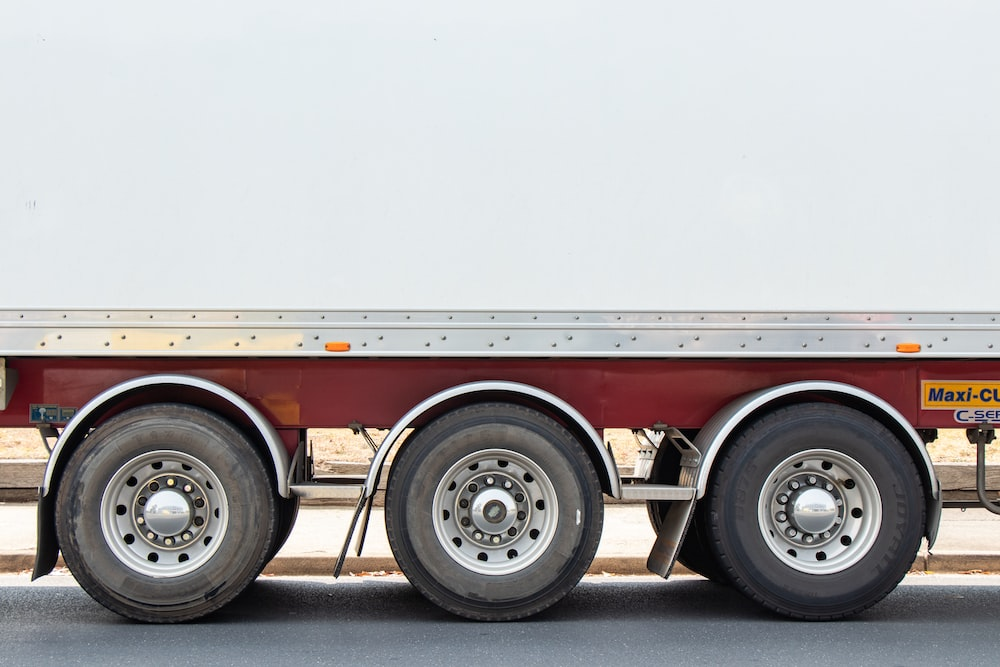
#> input picture 6lab_Hough_transform/images/circles_3.jfif, 1000 x 667 px
$ jupyter execute --allow-errors hough_find_circles.ipynb
#> lines starting #> are read from the running program, lines starting #| are printed output that depends on the picture; after the words box and inside, x2 and y2 are one past the last pixel; in counts of white or black regions, pixels touching at a corner belong together
[cell 1]
import cv2 as cv
import numpy as np
import matplotlib.pyplot as plt
import skimage

[cell 2]
# Read an image
img_path = "../images/"
img_name = "circles_3.jfif"
img = cv.imread(img_path + img_name, cv.IMREAD_GRAYSCALE)
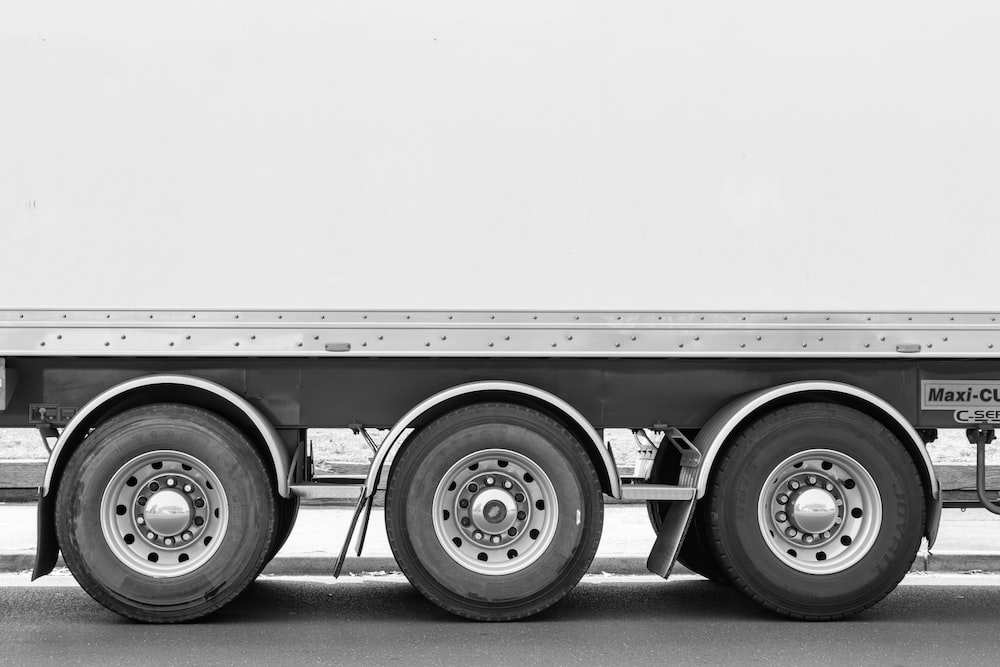
#> img: shape (667, 1000); min 0, max 255, mean 169.4
cv.imwrite(img_path + img_name.rpartition('.')[0] + "_grayscale.jpg", img)
img.shape
#> Out = (667, 1000)

[cell 3]
# Reduce the size of image
n_rows, n_cols = img.shape[:2]
#> n_rows = 667; n_cols = 1000
x_scale = 0.3
y_scale = 0.3
img = cv.resize(img, (int(n_cols * x_scale), int(n_rows * y_scale)), interpolation=cv.INTER_CUBIC)
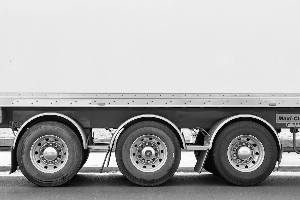
#> img: shape (200, 300); min 0, max 255, mean 169.4
img.shape
#> Out = (200, 300)

[cell 4]
# Show image
fig = plt.figure(figsize=(13, 9))
plt.imshow(cv.cvtColor(img, cv.COLOR_BGR2RGB))
plt.axis('off')

[cell 5]
# Apply Canny algorithm
img_edge = cv.Canny(img, 50, 100, None, 3)
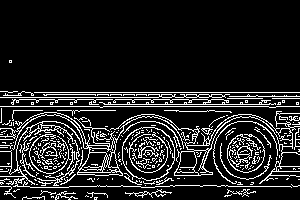
#> img_edge: shape (200, 300); 13.4% white in thin lines or dots, all inside (x1, y1, x2, y2) = (0, 60, 300, 200)
fig = plt.figure(figsize=(13, 9))
plt.imshow(cv.cvtColor(img_edge, cv.COLOR_BGR2RGB))
plt.axis('off')
cv.imwrite(img_path + img_name.rpartition('.')[0] + '_canny.jpg', img_edge)
#> Out = True

[cell 6]
# Apply filtering
#img = cv.GaussianBlur(img, (7, 7), sigmaX=1.5, borderType=cv.BORDER_REFLECT)
# Apply standard Hough transform for finding circles
circles = cv.HoughCircles(image=img, method=cv.HOUGH_GRADIENT_ALT, dp=1.5, minDist=10, param1=300, param2=0.7, minRadius=60, maxRadius=65)
#> circles = None
#> (the rest of this cell did not finish here and is left out)

[cell 7]
# Display lines
img_out = cv.cvtColor(img, cv.COLOR_GRAY2BGR).copy()
if circles is not None:
    for i in range(0, len(circles[0])):
        c = (circles[0][i]).astype(np.int32)
        cv.circle(img_out, (c[0], c[1]), radius=c[2], color=(0, 255, 255), thickness=2, lineType=cv.LINE_AA)
        cv.circle(img_out, (c[0], c[1]), radius=2, color=(0, 0, 255), thickness=2, lineType=cv.LINE_AA)
fig = plt.figure(figsize=(13, 9))
plt.imshow(cv.cvtColor(img_out, cv.COLOR_BGR2RGB))
plt.axis('off')

cv.imwrite(img_path + img_name.rpartition('.')[0] + '_circles.jpg', img_out)
#> Out = True

$ run again, with 6lab_Hough_transform/images/circles_1.webp saved as 6lab_Hough_transform/images/circles_3.jfif
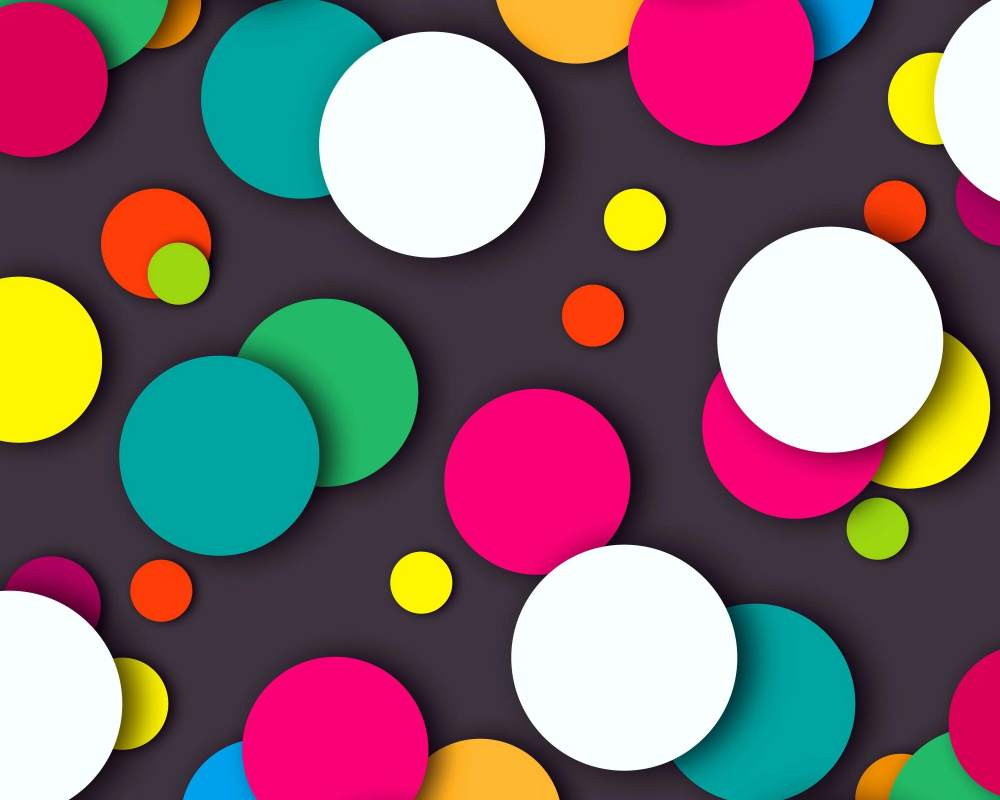
#> input picture 6lab_Hough_transform/images/circles_1.webp, 3000 x 2400 px (shown at 1/3 size)
#> `img = cv.resize(img, (int(n_cols * x_scale), int(n_rows * y_scale)), i..`:
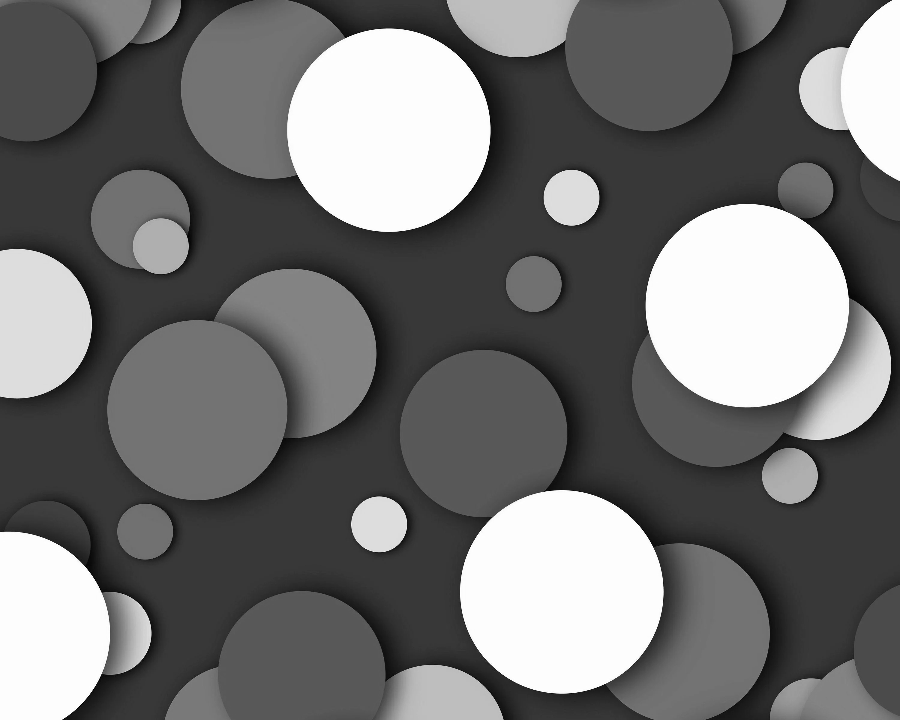
#> img: shape (720, 900); min 0, max 255, mean 113.2
#> `img_edge = cv.Canny(img, 50, 100, None, 3)`:
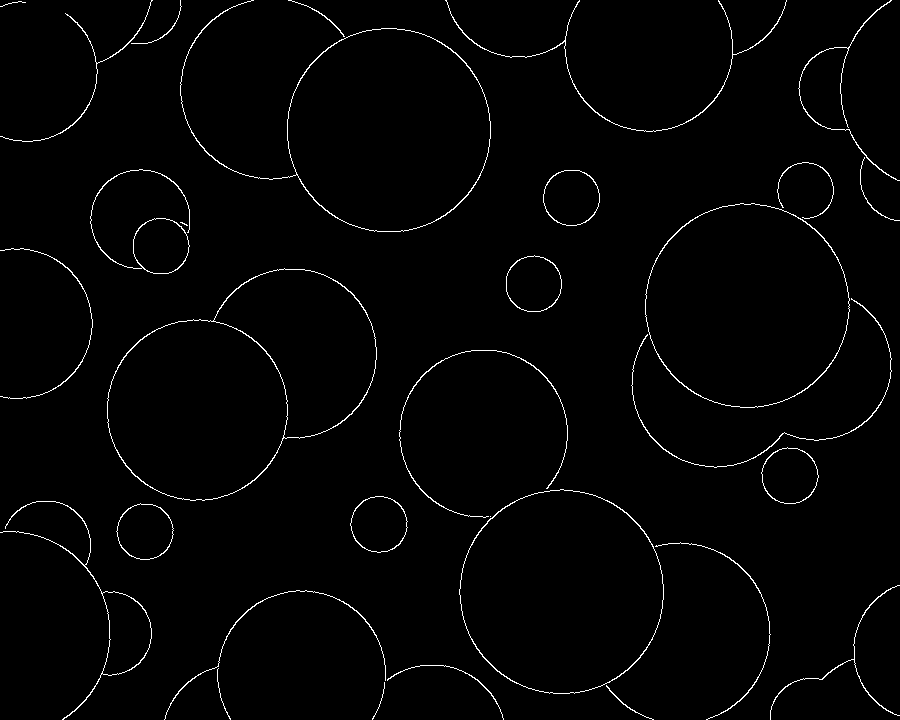
#> img_edge: shape (720, 900); 1.6% white in thin lines or dots
#> `cv.imwrite(img_path + img_name.rpartition('.')[0] + '_canny.jpg', img_..`: Out = True
#> circles = None
#> `cv.imwrite(img_path + img_name.rpartition('.')[0] + '_circles.jpg', im..`: Out = True
